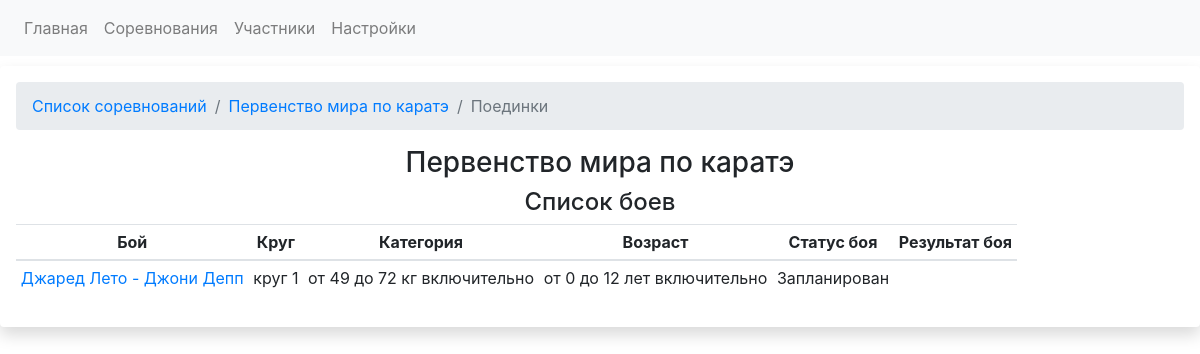
Screenshot of /competitions/3/fights with the database file from the repository.
### app.py (models this page shows)
class CompetitionsDB(db.Model):
    competition_id = db.Column(db.Integer, primary_key=True)
    competition_name = db.Column(db.String)
    competition_date_start = db.Column(db.Date, default=datetime.utcnow)
    competition_date_finish = db.Column(db.Date, default=datetime.utcnow)
    competition_city = db.Column(db.String)
    competition_fights = db.relationship('FightsDB', backref='competition', lazy='dynamic')
    registrations = db.relationship('RegistrationDB', backref='competition')

class FightsDB(db.Model):
    fight_id = db.Column(db.Integer, primary_key=True)
    round_number = db.Column(db.Integer, db.ForeignKey('roundsDB.id')) # номер круга, в котором проводится бой. Текст ,потому что есть полуфинал и финал
    weight_category = db.Column(db.Integer, db.ForeignKey('weightcategoriesDB.weight_cat_id')) # весовая категория, в которой проводится бой
    age_category = db.Column(db.Integer, db.ForeignKey('agecategoriesDB.id'))  # возрастная категория, в которой проводится бой
    red_fighter_id = db.Column(db.Integer, db.ForeignKey('fightersDB.fighter_id')) # id красного бойца
    blue_fighter_id = db.Column(db.Integer, db.ForeignKey('fightersDB.fighter_id')) # id синего бойца
    fight_status = db.Column(db.Boolean, default=False) # False = Запланирован. True - завершен
    red_fighter_score = db.Column(db.Integer) # счет красного бойца
    blue_fighter_score = db.Column(db.Integer) # счет синего бойца
    won_id = db.Column(db.Integer) # результат боя Кто выиграл. Например. ID победителя
    loose_id = db.Column(db.Integer) #  id бойца. который проиграл
    draw_status = db.Column(db.Boolean) # если ничья, то True
    competition_id = db.Column(db.Integer, db.ForeignKey('competitionsDB.competition_id'))
    fight_result = db.Column(db.String)

class FightersDB(db.Model):
    fighter_id = db.Column(db.Integer, primary_key=True)
    name = db.Column(db.String)
    last_name = db.Column(db.String)
    fighter_image = db.Column(db.String)
    fighter_image_id = db.Column(db.String)
    birthday = db.Column(db.Date, default=datetime.utcnow)
    active_status = db.Column(db.Integer)
    red_fighter = db.relationship('FightsDB', backref='red_fighter', foreign_keys="[FightsDB.red_fighter_id]")
    blue_fighter = db.relationship('FightsDB', backref='blue_fighter', foreign_keys="[FightsDB.blue_fighter_id]")
    registrations = db.relationship('RegistrationDB', backref = 'fighter')

class RoundsDB(db.Model):
    id = db.Column(db.Integer, primary_key=True)
    round_name = db.Column(db.String)
    sort_index = db.Column(db.Integer)
    fights = db.relationship('FightsDB', backref = 'roundNo')
    finished_regs = db.relationship('RegistrationDB', backref = 'roundNo')

class WeightcategoriesDB(db.Model):
    weight_cat_id = db.Column(db.Integer, primary_key=True)
    sort_index = db.Column(db.Integer)
    weight_category_name = db.Column(db.String)
    weight_category_start = db.Column(db.Integer)
    weight_category_finish = db.Column(db.Integer)
    registrations = db.relationship('RegistrationDB', backref='weight_categories')
    fights = db.relationship('FightsDB', backref = 'weight_category_backref')

class AgecategoriesDB(db.Model):
    id = db.Column(db.Integer, primary_key=True)
    sort_index = db.Column(db.Integer)
    age_category_name = db.Column(db.String)
    age_category_start = db.Column(db.Integer)
    age_category_finish = db.Column(db.Integer)
    registrations = db.relationship('RegistrationDB', backref='age_categories')
    fights = db.relationship('FightsDB', backref = 'age_category_backref')

### app.py (the view)
@app.route('/competitions/<int:comp_id>/fights')
def competition_fights_view(comp_id):
    competition_data = CompetitionsDB.query.get(comp_id)
    fights_in_competition = competition_data.competition_fights.all()
    return render_template('fights.html', fights_in_competition = fights_in_competition, competition_data = competition_data)

### templates/fights.html (shortened to what this page needs)
{% extends "base.html" %}
{% block head %}
<link rel="stylesheet" href="https://stackpath.bootstrapcdn.com/bootstrap/4.5.0/css/bootstrap.min.css">
<link rel="stylesheet" type="text/css" href="https://cdn.datatables.net/1.10.24/css/dataTables.bootstrap4.min.css">
{% endblock %}
{% block content %}
    <div class="container-fluid" style="margin-top: 10px">
        <div class="row">
            <div class="col-lg-12 shadow p-3 mb-5 bg-white rounded text-center">
                <nav aria-label="breadcrumb">
                      <ol class="breadcrumb">
                        <li class="breadcrumb-item"><a href="{{url_for('competitions')}}">Список соревнований</a></li>
                        <li class="breadcrumb-item"><a href="{{url_for('competition_view', competition_id = competition_data.competition_id)}}">{{ competition_data.competition_name }}</a></li>
                        <li class="breadcrumb-item active" aria-current="page">Поединки</li>
                      </ol>
                </nav>
                <h3>{{ competition_data.competition_name }}</h3>
                <h4>Список боев</h4>
                <table id="fights_table" class="table table-sm table-responsive">
                      <thead>
                        <tr>
                          <th scope="col">Бой</th>
                          <th scope="col">Круг</th>
                          <th scope="col">Категория</th>
                          <th scope="col">Возраст</th>
                          <th scope="col">Статус боя</th>
                          <th scope="col">Результат боя</th>
                        </tr>
                      </thead>
                      <tbody>
                      {% for fight in fights_in_competition %}
                          {% if fight.fight_status %}
                            <tr class="table-secondary">
                          {% else %}
                            <tr>
                          {% endif %}
                          <td>
                          <a href="{{url_for('select_fight_status', comp_id = fight.competition_id, weight_cat_id = fight.weight_category, age_cat_id = fight.age_category, round_no = fight.round_number, fight_id = fight.fight_id)}}">
                          {{ fight.red_fighter.name +" "+ fight.red_fighter.last_name }} - {{ fight.blue_fighter.name +" "+ fight.blue_fighter.last_name }}
                              </a>
                          </td>
                          <td>{{ fight.roundNo.round_name }}</td>
                          <td>{{ fight.weight_category_backref.weight_category_name }}</td>
                          <td>{{ fight.age_category_backref.age_category_name }}</td>
                          <td>
                              {% if  fight.fight_status%}
                                    Завершен
                              {% else %}
                                 Запланирован
                                {% endif %}
                          </td>
                          <td>
                        </tr>
                      {% endfor %}
                      </tbody>
                </table>
            </div>
        </div>
    </div>
{% endblock %}

### rows the page displays
CompetitionsDB: competition_name "Первенство мира по каратэ"
FightsDB: red_fighter "Джаред Лето", blue_fighter "Джони Депп", roundNo.round_name "круг 1", weight_category_backref.weight_category_name "от 49 до 72 кг включительно", age_category_backref.age_category_name "от 0 до 12 лет включительно", fight_status "Запланирован"
